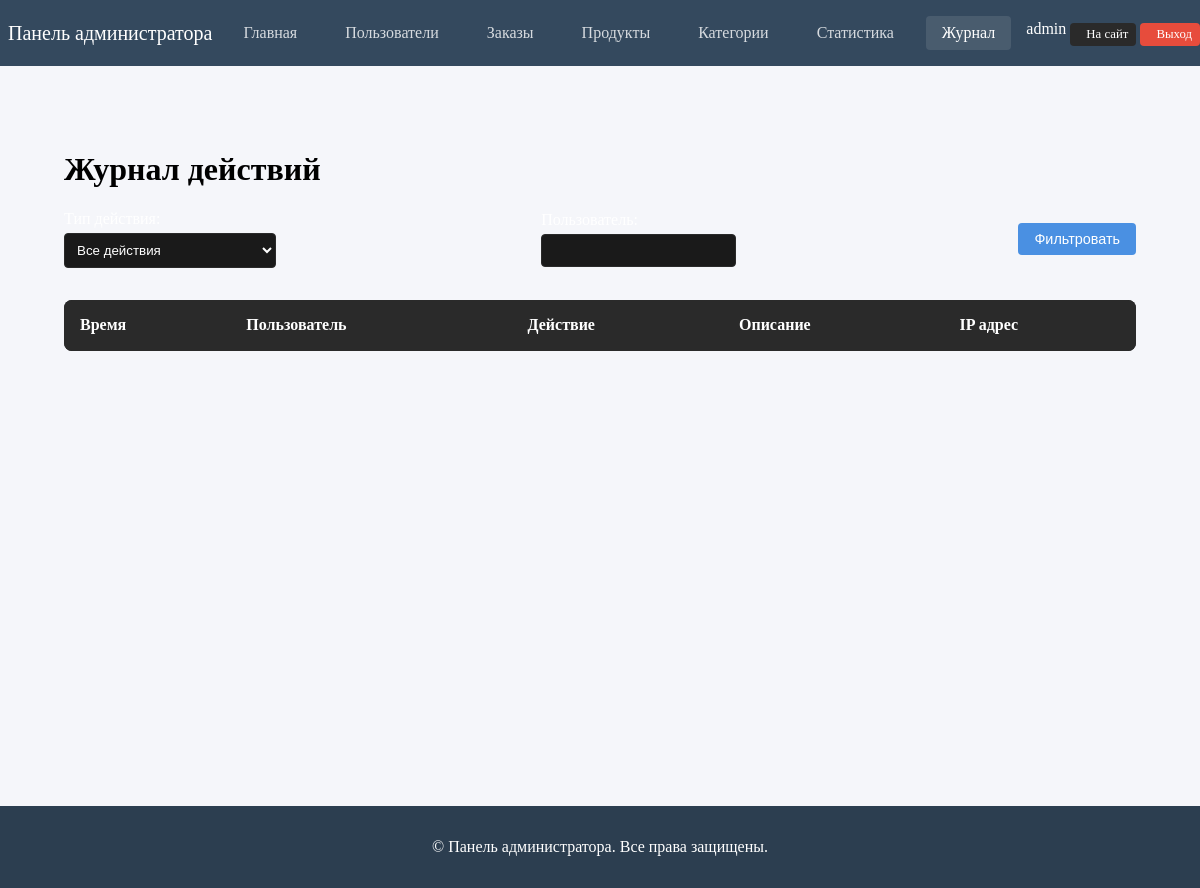
/admin/activity-log (signed in), run on an earlier commit of the app's database.
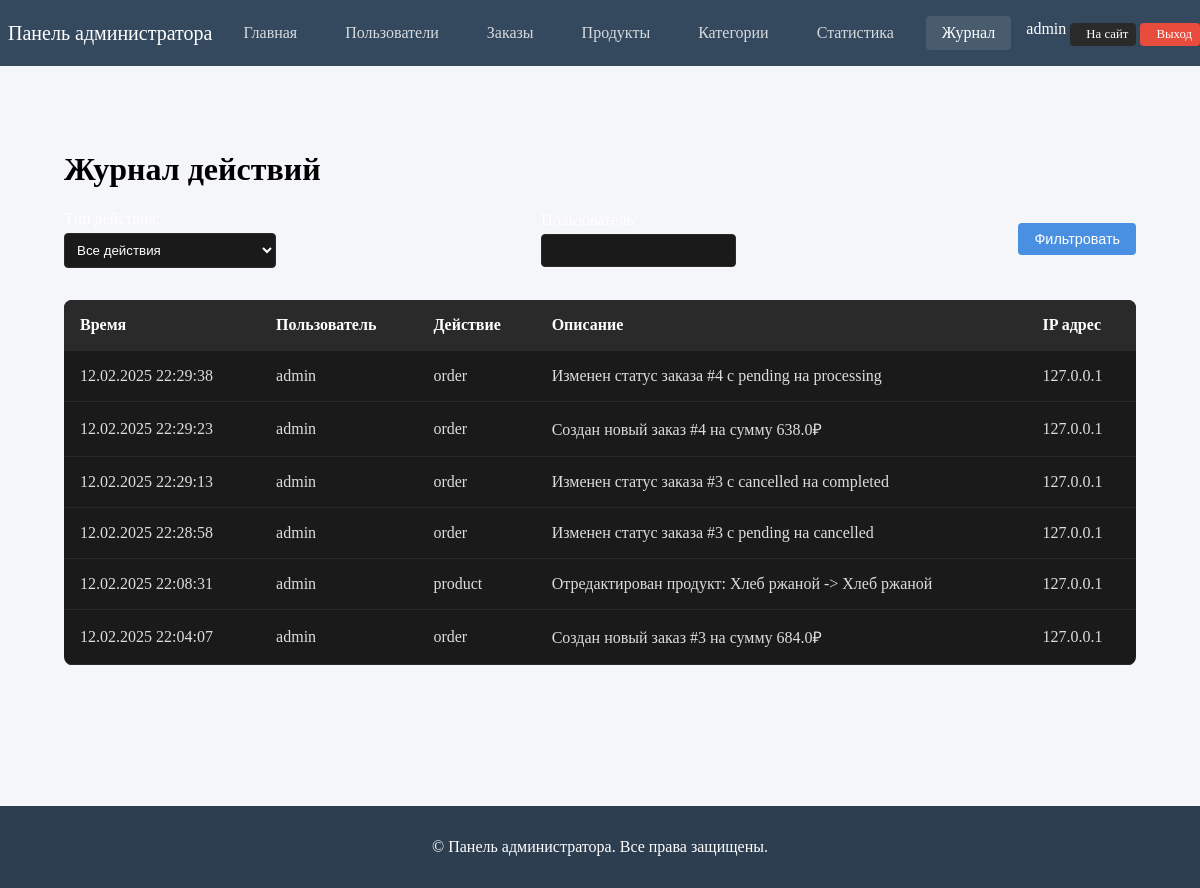
And on a later commit of the database.
### application/db.py (models this page shows, shortened)
class User(db.Model, UserMixin):
    id = db.Column(db.Integer, primary_key=True)
    name = db.Column(db.String(150), nullable=True)
    surname = db.Column(db.String(150), nullable=True)
    email = db.Column(db.String(150), nullable=True, unique=True)
    password_hash = db.Column(db.String(150), nullable=True)
    role = db.Column(db.String(100), default='user') # roles: user, seller, admin
    created_at = db.Column(db.DateTime, default=datetime.now())
    @property
    def password(self):
        raise AttributeError('Password is not a readable attribute')

class ActivityLog(db.Model):
    id = db.Column(db.Integer, primary_key=True)
    user_id = db.Column(db.Integer, db.ForeignKey('user.id'), nullable=False)
    action_type = db.Column(db.String(50), nullable=False)  # user, order, product
    description = db.Column(db.String(255), nullable=False)
    ip_address = db.Column(db.String(45))  # IPv6 может быть длиннее IPv4
    created_at = db.Column(db.DateTime, default=datetime.utcnow)
    user = db.relationship('User', backref=db.backref('activities', lazy=True))

### application/views.py (the view)
@admin_panel.route('/activity-log')
@role_required('admin')
def activity_log():
    page = request.args.get('page', 1, type=int)
    action_type = request.args.get('action_type', '')
    user = request.args.get('user', '')
    query = ActivityLog.query
    if action_type:
        query = query.filter_by(action_type=action_type)
    if user:
        query = query.join(User).filter(User.name.ilike(f'%{user}%'))
    pagination = query.order_by(ActivityLog.created_at.desc()).paginate(
        page=page, per_page=20, error_out=False)
    return render_template('admin/activity_log.html',
                         logs=pagination.items,
                         pagination=pagination,
                         action_type=action_type,
                         user=user)

### application/app.py (called while the page is built)
@login_manager.user_loader
def load_user(user_id):
    from application.db import User
    return User.query.get(int(user_id))

### application/utils.py (called while the page is built)
def role_required(role):
    def decorator(f):
        @wraps(f)
        def decorated_function(*args, **kwargs):
            if not current_user.is_authenticated or current_user.role != role:
                flash('У вас нет доступа к этой странице!', 'danger')
                return redirect(url_for('index'))
            return f(*args, **kwargs)
        return decorated_function
    return decorator

### templates/admin/activity_log.html (shortened to what this page needs)
{% extends 'admin/base.html' %}
{% block admin_content %}
<div class="activity-log">
    <h1>Журнал действий</h1>
    <div class="log-filters">
        <form method="GET" class="filter-form">
            <div class="form-group">
                <label>Тип действия:</label>
                <select name="action_type" class="form-control">
                    <option value="">Все действия</option>
                </select>
            </div>
            <div class="form-group">
                <label>Пользователь:</label>
                <input type="text" name="user" class="form-control" value="{{ user }}">
            </div>
            <button type="submit" class="btn btn-primary">Фильтровать</button>
        </form>
    </div>
    <div class="log-table">
        <table class="admin-table">
            <thead>
                <tr>
                    <th>Время</th>
                    <th>Пользователь</th>
                    <th>Действие</th>
                    <th>Описание</th>
                    <th>IP адрес</th>
                </tr>
            </thead>
            <tbody>
                {% for log in logs %}
                <tr>
                    <td>{{ log.created_at.strftime('%d.%m.%Y %H:%M:%S') }}</td>
                    <td>{{ log.user.name }}</td>
                    <td>{{ log.action_type }}</td>
                    <td>{{ log.description }}</td>
                    <td>{{ log.ip_address }}</td>
                </tr>
                {% endfor %}
            </tbody>
        </table>
    </div>
</div>
{% endblock %}

### templates/admin/base.html (shortened to what this page needs)
<!DOCTYPE html>
<html>
    {% block head %}
      <link rel="stylesheet" href="{{ url_for('static', filename='admin.css') }}" />
    {% endblock %}
  <body>
    {% block navbar %}
      <nav class="admin-navbar">
        <div class="container">
          <div class="admin-nav-brand">
            <a href="{{ url_for('admin.index') }}">
              Панель администратора
            </a>
          </div>
          <div class="admin-nav-links">
            <a href="{{ url_for('admin_panel.index') }}" class="nav-link {% if request.endpoint == 'admin_panel.index' %}active{% endif %}"> Главная</a>
            <a href="{{ url_for('users_list') }}" class="nav-link {% if request.endpoint == 'users_list' %}active{% endif %}"> Пользователи</a>
            <a href="{{ url_for('orders_list') }}" class="nav-link {% if request.endpoint == 'orders_list' %}active{% endif %}"> Заказы</a>
            <a href="{{ url_for('products_list') }}" class="nav-link {% if request.endpoint == 'products_list' %}active{% endif %}"> Продукты</a>
            <a href="{{ url_for('categories_list') }}" class="nav-link {% if request.endpoint == 'categories_list' %}active{% endif %}"> Категории</a>
            <a href="{{ url_for('admin_panel.stats') }}" class="nav-link {% if request.endpoint == 'admin_panel.stats' %}active{% endif %}"> Статистика</a>
            <a href="{{ url_for('admin_panel.activity_log') }}" class="nav-link {% if request.endpoint == 'admin_panel.activity_log' %}active{% endif %}"> Журнал</a>
          </div>
          <div class="admin-nav-user">
            <span class="user-info">
              {{ current_user.name }}
            </span>
            <a href="{{ url_for('index') }}" class="btn btn-secondary btn-sm"> На сайт</a>
            <a href="{{ url_for('logout') }}" class="btn btn-danger btn-sm"> Выход</a>
          </div>
        </div>
      </nav>
    {% endblock %}
    {% block content %}
      <div class="admin-container">
        <div class="admin-content">
          {% block admin_content %}
          {% endblock %}
        </div>
      </div>
    {% endblock %}
    {% block footer %}
      <footer class="admin-footer">
        <div class="container">
          <p>&copy; {{ current_year }} Панель администратора. Все права защищены.</p>
        </div>
      </footer>
    {% endblock %}
  </body>
</html>

### static/admin.css (style rules this page uses)
body { background-color: #0a0a0a; margin: 0; padding: 0; }
.admin-container { background-color: #0a0a0a; }
.admin-content { background-color: #0a0a0a; }
.admin-table { width: 100%; border-collapse: collapse; margin: 1rem 0; background: #1a1a1a; border-radius: 8px; overflow: hidden; }
.admin-table th, .admin-table td { padding: 1rem; text-align: left; border-bottom: 1px solid #2a2a2a; }
.admin-table th { background: #2a2a2a; color: #fff; font-weight: 600; }
.admin-table td { color: #ddd; }
.btn { display: inline-flex; align-items: center; gap: 0.5rem; padding: 0.5rem 1rem; border-radius: 4px; border: none; font-size: 0.9rem; cursor: pointer; transition: all 0.3s ease; text-decoration: none; }
.btn-primary { background: #4a90e2; color: #fff; }
.btn-secondary { background: #2a2a2a; color: #fff; }
.btn-danger { background: #e74c3c; color: #fff; }
.btn-sm { padding: 0.25rem 0.5rem; font-size: 0.8rem; }
.activity-log { padding: 2rem; }
.log-filters { margin-bottom: 2rem; }
.filter-form { display: flex; gap: 1rem; align-items: flex-end; flex-wrap: wrap; }
.form-control { background: #1a1a1a; border: 1px solid #2a2a2a; color: #fff; padding: 0.5rem; border-radius: 4px; }
.admin-container { display: flex; min-height: calc(100vh - 60px); }
.admin-content { flex-grow: 1; padding: 2rem; background: var(--content-bg, #f5f6fa); }
.admin-navbar { background: var(--navbar-bg, #34495e); padding: 1rem 0; color: #fff; }
.admin-navbar .container { display: flex; align-items: center; justify-content: space-between; }
.admin-nav-brand a { color: #fff; font-size: 1.25rem; text-decoration: none; display: flex; align-items: center; gap: 0.5rem; }
.admin-nav-links { display: flex; gap: 1rem; }
.admin-nav-links .nav-link { color: rgba(255, 255, 255, 0.8); text-decoration: none; padding: 0.5rem 1rem; border-radius: 4px; transition: all 0.3s ease; }
.admin-nav-links .nav-link:hover, .admin-nav-links .nav-link.active { color: #fff; background: rgba(255, 255, 255, 0.1); }
.admin-footer { background: var(--footer-bg, #2c3e50); color: #fff; padding: 1rem 0; text-align: center; }
.filter-form { display: flex; align-items: center; gap: 15px; }
.filter-form .form-group { flex: 1; }
.filter-form label { color: #ffffff; margin-bottom: 5px; display: block; }

What changed in the data, as far as the page shows it:
added ActivityLog: created_at "12.02.2025 22:29:38", user.name "admin", action_type "order", description "Изменен статус заказа #4 с pending на processing", ip_address "127.0.0.1"
added ActivityLog: created_at "12.02.2025 22:29:23", user.name "admin", action_type "order", description "Создан новый заказ #4 на сумму 638.0₽", ip_address "127.0.0.1"
added ActivityLog: created_at "12.02.2025 22:29:13", user.name "admin", action_type "order", description "Изменен статус заказа #3 с cancelled на completed", ip_address "127.0.0.1"
added ActivityLog: created_at "12.02.2025 22:28:58", user.name "admin", action_type "order", description "Изменен статус заказа #3 с pending на cancelled", ip_address "127.0.0.1"
added ActivityLog: created_at "12.02.2025 22:08:31", user.name "admin", action_type "product", description "Отредактирован продукт: Хлеб ржаной -> Хлеб ржаной", ip_address "127.0.0.1"
added ActivityLog: created_at "12.02.2025 22:04:07", user.name "admin", action_type "order", description "Создан новый заказ #3 на сумму 684.0₽", ip_address "127.0.0.1"
